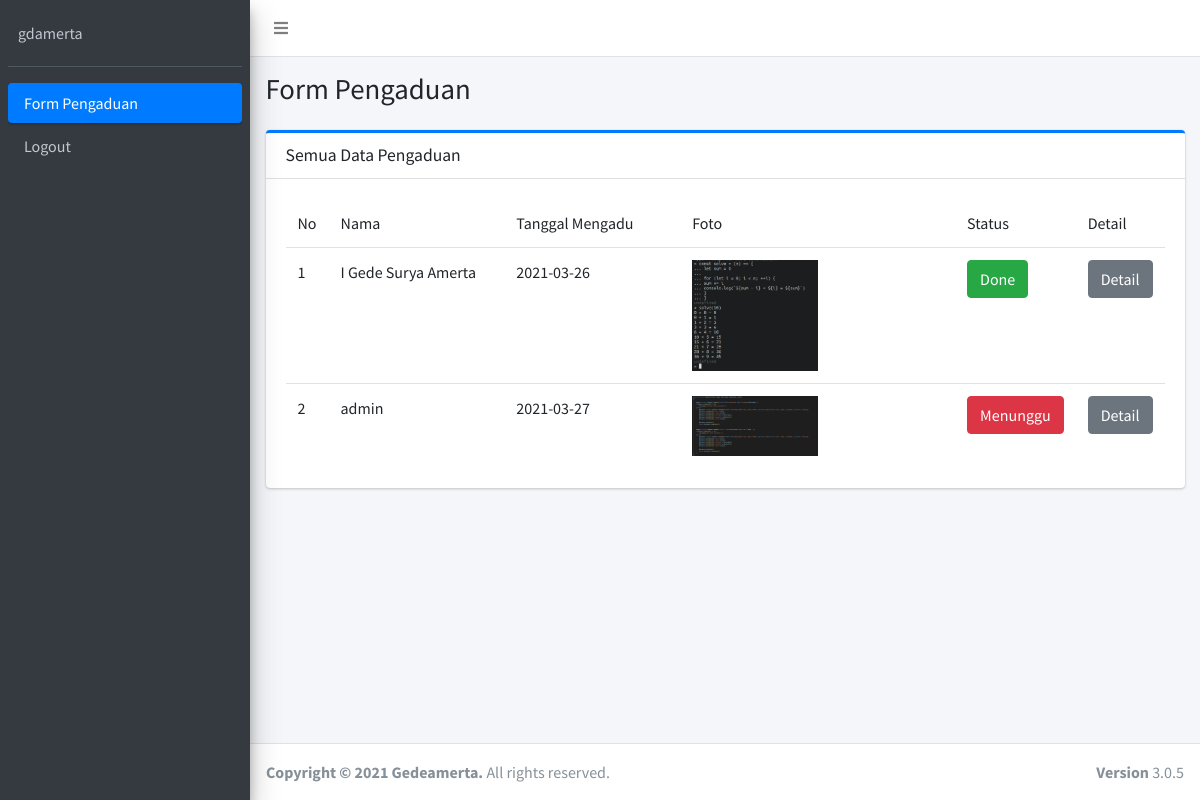
The app's page /petugas/dashboard.php (signed in) with its own data.
### tables this page shows
CREATE TABLE `pengaduan` (
  `id_pengaduan` int(11) NOT NULL,
  `tgl_pengaduan` date NOT NULL,
  `nik` char(16) NOT NULL,
  `isi_laporan` text NOT NULL,
  `foto` varchar(255) NOT NULL,
  `status` enum('0','proses','selesai','') NOT NULL
);

CREATE TABLE `masyarakat` (
  `nik` char(16) NOT NULL,
  `nama` varchar(35) NOT NULL,
  `username` varchar(25) NOT NULL,
  `password` varchar(32) NOT NULL,
  `telp` varchar(13) NOT NULL
);

### include/class/AdminClass.php (called while the page is built, shortened)
<?php
class Admin {
    public function __construct($pdo)
    {
        $this->pdo = $pdo;
    }
    public function fetch_all_pengaduan()
    {
        $query = $this->pdo->query("SELECT pengaduan.*, masyarakat.nama, masyarakat.nik FROM pengaduan INNER JOIN masyarakat ON pengaduan.nik = masyarakat.nik");
        if($query->rowCount() > 0){
            while($rows = $query->fetch(PDO::FETCH_OBJ)){
                $data[] = $rows;
            }
            return $data;
        }else {
            return 'nodata';
        }
    }
}

### petugas/dashboard.php (the view, shortened to what this page needs)
<?php
require "../include/connection.php";
require "../include/class/AdminClass.php";
$classPetugas = new Admin($pdo);
$fetch_all_pengaduan = $classPetugas->fetch_all_pengaduan();
?>
<!DOCTYPE html>
<html>
<head>
    <link rel="stylesheet" href="../assets/adminlte/css/adminlte.min.css">
    <link rel="stylesheet" href="../assets/adminlte/plugins/fontawesome-free/css/all.min.css">
</head>
<body class="hold-transition sidebar-mini">
    <div class="wrapper">
        <nav class="main-header navbar navbar-expand navbar-white navbar-light">
            <ul class="navbar-nav">
                <li class="nav-item">
                    <a class="nav-link" data-widget="pushmenu" href="#" role="button"><i class="fas fa-bars"></i></a>
                </li>
            </ul>
        </nav>
        <aside class="main-sidebar sidebar-dark-primary elevation-4">
            <div class="sidebar">
                <div class="user-panel mt-3 pb-3 mb-3 d-flex">
                    <div class="info">
                        <a href="#" class="d-block"><?= $_SESSION['username'] ?></a>
                    </div>
                </div>
                <nav class="mt-2">
                    <ul class="nav nav-pills nav-sidebar flex-column" data-widget="treeview" role="menu"
                        data-accordion="false">
                        <li class="nav-item has-treeview">
                            <a href="dashboard.php" class="nav-link active">
                                <p>
                                    Form Pengaduan
                                </p>
                            </a>
                        </li>
                        <li class="nav-item">
                            <a href="../include/action/admin/logout.php" class="nav-link"
                                onclick="return confirm('Apakah anda yakin ingin keluar ?')">
                                <p>
                                    Logout
                                </p>
                            </a>
                        </li>
                    </ul>
                </nav>
            </div>
        </aside>
        <div class="content-wrapper">
            <section class="content-header">
                <div class="container-fluid">
                    <div class="row mb-2">
                        <div class="col-sm-6">
                            <h1>Form Pengaduan</h1>
                        </div>
                    </div>
                </div>
            </section>
            <section class="content">
                <div class="container-fluid">
                    <div class="row">
                        <div class="col-md-12">
                            <div class="card card-primary card-outline">
                                <div class="card-header">
                                    <h3 class="card-title">Semua Data Pengaduan</h3>
                                </div>
                                <div class="card-body">
                                    <table class="table">
                                        <thead>
                                            <tr>
                                                <td>No</td>
                                                <td style="width: 20%;">Nama</td>
                                                <td style="width: 20%;">Tanggal Mengadu</td>
                                                <td>Foto</td>
                                                <td>Status</td>
                                                <td>Detail</td>
                                            </tr>
                                        </thead>
                                        <?php $i = 1; ?>
                                        <?php if($fetch_all_pengaduan == 'nodata') : ?>
                                        <tbody>
                                            <tr>
                                                <td>Tidak ada data form pengaduan</td>
                                            </tr>
                                            <?php else : ?>
                                            <?php foreach($fetch_all_pengaduan as $pengaduan) : ?>
                                            <tr>
                                                <td><?= $i++ ?></td>
                                                <td><?= $pengaduan->nama; ?></td>
                                                <td><?= $pengaduan->tgl_pengaduan; ?></td>
                                                <td><img style="width: 50%;"
                                                        src="../assets/img/<?= $pengaduan->foto; ?>" alt=""></td>
                                                <td>
                                                    <?php if($pengaduan->status == "0") : ?>
                                                    <a href="tanggapan.php?id_pengaduan=<?= $pengaduan->id_pengaduan; ?>"
                                                        class="btn btn-danger">Menunggu</a>
                                                    <?php elseif($pengaduan->status == "proses") :?>
                                                    <a href="tanggapan.php?id_pengaduan=<?= $pengaduan->id_pengaduan; ?>"
                                                        class="btn btn-info">Diproses</a>
                                                    <?php else : ?>
                                                    <a href="tanggapan.php?id_pengaduan=<?= $pengaduan->id_pengaduan; ?>"
                                                        class="btn btn-success">Done</a>
                                                    <?php endif; ?>
                                                </td>
                                                <td>
                                                    <a href="details.php?id_pengaduan=<?= $pengaduan->id_pengaduan; ?>"
                                                        class="btn btn-secondary">Detail</a>
                                                </td>
                                            </tr>
                                            <?php endforeach; ?>
                                        <?php endif; ?>
                                    </table>
                                </div>
                            </div>
                        </div>
                    </div>
                </div>
            </section>
        </div>
        <footer class="main-footer">
            <div class="float-right d-none d-sm-block">
                <b>Version</b> 3.0.5
            </div>
            <strong>Copyright &copy; 2021 Gedeamerta.</strong> All rights
            reserved.
        </footer>
    </div>
</body>
</html>

### records on screen
pengaduan: nik.nama "I Gede Surya Amerta", tgl_pengaduan "2021-03-26", foto (picture)
pengaduan: nik.nama "admin", tgl_pengaduan "2021-03-27", foto (picture)

### other values on screen
$_SESSION['username'] "gdamerta"
